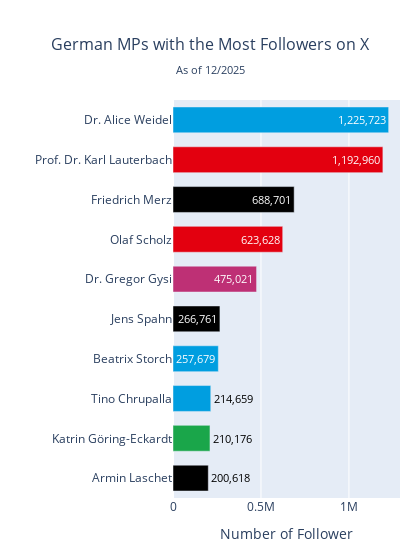

The cell this chart's notebook holds for it:
### Code cell
plot_party_hbar(
    df_profiles, 
    'FULLNAME', 
    'followers_count', 
    top_n=10, 
    title='German MPs with the Most Followers on X',
    x_label='Number of Follower',
    save_name="top20_followers_eng",
    mobile=True
)

### Figure 1 — Plotly figure (JSON) as saved in the notebook; plotly's stock layout.template omitted (floating-point values rounded to 4 significant figures)
{"data": [{"cliponaxis": false, "customdata": [["CDU/CSU", "Armin Laschet", "Armin Laschet"], ["BÜNDNIS 90/DIE GRÜNEN", "Katrin Göring-Eckardt", "Katrin Göring-Eckardt"], ["AFD", "Tino Chrupalla", "Tino Chrupalla"], ["AFD", "Beatrix Storch", "Beatrix Storch"], ["CDU/CSU", "Jens Spahn", "Jens Spahn"], ["DIE LINKE.", "Dr. Gregor Gysi", "Dr. Gregor Gysi"], ["SPD", "Olaf Scholz", "Olaf Scholz"], ["CDU/CSU", "Friedrich Merz", "Friedrich Merz"], ["SPD", "Prof. Dr. Karl Lauterbach", "Prof. Dr. Karl Lauterbach"], ["AFD", "Dr. Alice Weidel", "Dr. Alice Weidel"]], "hovertemplate": "Name: %{customdata[2]} (%{customdata[1]})<br>Number of Follower: %{x:,.0f}<br>partei_kurz: %{customdata[0]}<extra></extra>", "insidetextanchor": "end", "marker": {"color": ["#000000", "#1AA64A", "#009EE0", "#009EE0", "#000000", "#BE3075", "#E3000F", "#000000", "#E3000F", "#009EE0"]}, "orientation": "h", "text": ["200,618", "210,176", "214,659", "257,679", "266,761", "475,021", "623,628", "688,701", "1,192,960", "1,225,723"], "textfont": {"color": ["#000000", "#000000", "#000000", "#FFFFFF", "#FFFFFF", "#FFFFFF", "#FFFFFF", "#FFFFFF", "#FFFFFF", "#FFFFFF"], "size": 14}, "textposition": ["outside", "outside", "outside", "inside", "inside", "inside", "inside", "inside", "inside", "inside"], "texttemplate": "%{text}", "type": "bar", "x": [200618, 210176, 214659, 257679, 266761, 475021, 623628, 688701, 1192960, 1225723], "y": ["Armin Laschet", "Katrin Göring-Eckardt", "Tino Chrupalla", "Beatrix Storch", "Jens Spahn", "Dr. Gregor Gysi", "Olaf Scholz", "Friedrich Merz", "Prof. Dr. Karl Lauterbach", "Dr. Alice Weidel"]}], "layout": {"bargap": 0.35, "height": 550, "margin": {"b": 10, "l": 10, "r": 20, "t": 100}, "title": {"font": {"size": 16}, "text": "German MPs with the Most Followers on X<br><sub style='font-size:0.85em; line-height:0.5;'>As of 12/2025</sub>", "x": 0.5, "xanchor": "center", "yanchor": "top", "yref": "container"}, "uniformtext": {"minsize": 8, "mode": "show"}, "width": 420, "xaxis": {"title": {"text": "Number of Follower"}}, "yaxis": {"title": {"text": ""}}}}
